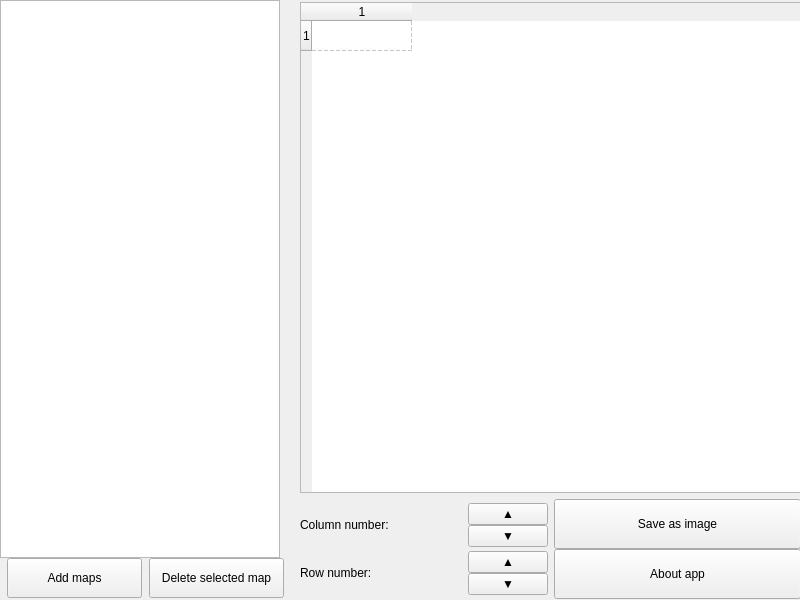
<?xml version="1.0" encoding="UTF-8"?>
<ui version="4.0">
 <class>mainWindow</class>
 <widget class="QWidget" name="mainWindow">
  <property name="geometry">
   <rect>
    <x>0</x>
    <y>0</y>
    <width>800</width>
    <height>600</height>
   </rect>
  </property>
  <property name="windowTitle">
   <string>Form</string>
  </property>
  <widget class="QWidget" name="verticalLayoutWidget">
   <property name="geometry">
    <rect>
     <x>0</x>
     <y>0</y>
     <width>291</width>
     <height>608</height>
    </rect>
   </property>
   <layout class="QVBoxLayout" name="mapListLayout">
    <property name="spacing">
     <number>0</number>
    </property>
    <property name="leftMargin">
     <number>0</number>
    </property>
    <property name="topMargin">
     <number>0</number>
    </property>
    <property name="rightMargin">
     <number>0</number>
    </property>
    <property name="bottomMargin">
     <number>10</number>
    </property>
    <item>
     <widget class="ImageListWidget" name="mapList">
      <property name="minimumSize">
       <size>
        <width>280</width>
        <height>520</height>
       </size>
      </property>
      <property name="maximumSize">
       <size>
        <width>280</width>
        <height>16777215</height>
       </size>
      </property>
      <property name="dragEnabled">
       <bool>true</bool>
      </property>
      <property name="dragDropOverwriteMode">
       <bool>false</bool>
      </property>
      <property name="dragDropMode">
       <enum>QAbstractItemView::DragOnly</enum>
      </property>
      <property name="defaultDropAction">
       <enum>Qt::CopyAction</enum>
      </property>
      <property name="selectionMode">
       <enum>QAbstractItemView::SingleSelection</enum>
      </property>
      <property name="iconSize">
       <size>
        <width>256</width>
        <height>256</height>
       </size>
      </property>
     </widget>
    </item>
    <item>
     <layout class="QHBoxLayout" name="mapListButtonLayout">
      <property name="spacing">
       <number>0</number>
      </property>
      <property name="sizeConstraint">
       <enum>QLayout::SetMinimumSize</enum>
      </property>
      <item>
       <widget class="QPushButton" name="addButton">
        <property name="minimumSize">
         <size>
          <width>135</width>
          <height>40</height>
         </size>
        </property>
        <property name="maximumSize">
         <size>
          <width>135</width>
          <height>16777215</height>
         </size>
        </property>
        <property name="text">
         <string>Add maps</string>
        </property>
       </widget>
      </item>
      <item>
       <widget class="QPushButton" name="deleteButton">
        <property name="minimumSize">
         <size>
          <width>135</width>
          <height>40</height>
         </size>
        </property>
        <property name="maximumSize">
         <size>
          <width>135</width>
          <height>16777215</height>
         </size>
        </property>
        <property name="text">
         <string>Delete selected map</string>
        </property>
       </widget>
      </item>
     </layout>
    </item>
   </layout>
  </widget>
  <widget class="QWidget" name="verticalLayoutWidget_2">
   <property name="geometry">
    <rect>
     <x>300</x>
     <y>0</y>
     <width>503</width>
     <height>601</height>
    </rect>
   </property>
   <layout class="QVBoxLayout" name="verticalLayout">
    <property name="sizeConstraint">
     <enum>QLayout::SetMaximumSize</enum>
    </property>
    <property name="topMargin">
     <number>2</number>
    </property>
    <property name="rightMargin">
     <number>2</number>
    </property>
    <property name="bottomMargin">
     <number>2</number>
    </property>
    <item>
     <widget class="ImageTableWidget" name="imageTemporaryTable">
      <property name="minimumSize">
       <size>
        <width>500</width>
        <height>0</height>
       </size>
      </property>
      <property name="maximumSize">
       <size>
        <width>16777215</width>
        <height>16777215</height>
       </size>
      </property>
      <property name="editTriggers">
       <set>QAbstractItemView::AnyKeyPressed</set>
      </property>
      <property name="dragDropMode">
       <enum>QAbstractItemView::InternalMove</enum>
      </property>
      <property name="defaultDropAction">
       <enum>Qt::TargetMoveAction</enum>
      </property>
      <property name="selectionMode">
       <enum>QAbstractItemView::SingleSelection</enum>
      </property>
      <property name="showGrid">
       <bool>true</bool>
      </property>
      <property name="gridStyle">
       <enum>Qt::DashLine</enum>
      </property>
      <property name="sortingEnabled">
       <bool>false</bool>
      </property>
      <property name="wordWrap">
       <bool>false</bool>
      </property>
      <property name="cornerButtonEnabled">
       <bool>true</bool>
      </property>
      <property name="rowCount">
       <number>1</number>
      </property>
      <property name="columnCount">
       <number>1</number>
      </property>
      <row/>
      <column/>
     </widget>
    </item>
    <item>
     <layout class="QHBoxLayout" name="menuLayout">
      <item>
       <layout class="QVBoxLayout" name="rowColumnLayout">
        <property name="spacing">
         <number>0</number>
        </property>
        <item>
         <layout class="QHBoxLayout" name="columnInputLayout">
          <item>
           <widget class="QLabel" name="columnLabel">
            <property name="minimumSize">
             <size>
              <width>100</width>
              <height>25</height>
             </size>
            </property>
            <property name="text">
             <string>Column number:</string>
            </property>
           </widget>
          </item>
          <item>
           <widget class="QLabel" name="columnNumber">
            <property name="text">
             <string/>
            </property>
           </widget>
          </item>
          <item>
           <layout class="QVBoxLayout" name="columnNumberChangeLayout">
            <property name="spacing">
             <number>0</number>
            </property>
            <item>
             <widget class="QPushButton" name="columnNumberIncrease">
              <property name="enabled">
               <bool>true</bool>
              </property>
              <property name="text">
               <string>▲</string>
              </property>
             </widget>
            </item>
            <item>
             <widget class="QPushButton" name="columnNumberDecrease">
              <property name="text">
               <string>▼</string>
              </property>
             </widget>
            </item>
           </layout>
          </item>
         </layout>
        </item>
        <item>
         <layout class="QHBoxLayout" name="rowInputLayout">
          <item>
           <widget class="QLabel" name="rowLabel">
            <property name="minimumSize">
             <size>
              <width>100</width>
              <height>25</height>
             </size>
            </property>
            <property name="text">
             <string>Row number:</string>
            </property>
           </widget>
          </item>
          <item>
           <widget class="QLabel" name="rowNumber">
            <property name="text">
             <string/>
            </property>
           </widget>
          </item>
          <item>
           <layout class="QVBoxLayout" name="rowNumberChangeLayout">
            <property name="spacing">
             <number>0</number>
            </property>
            <item>
             <widget class="QPushButton" name="rowNumberIncrease">
              <property name="enabled">
               <bool>true</bool>
              </property>
              <property name="text">
               <string>▲</string>
              </property>
             </widget>
            </item>
            <item>
             <widget class="QPushButton" name="rowNumberDecrease">
              <property name="text">
               <string>▼</string>
              </property>
             </widget>
            </item>
           </layout>
          </item>
         </layout>
        </item>
       </layout>
      </item>
      <item>
       <layout class="QVBoxLayout" name="saveInfoLayout">
        <property name="spacing">
         <number>0</number>
        </property>
        <item>
         <widget class="QPushButton" name="saveButton">
          <property name="minimumSize">
           <size>
            <width>100</width>
            <height>50</height>
           </size>
          </property>
          <property name="text">
           <string>Save as image</string>
          </property>
         </widget>
        </item>
        <item>
         <widget class="QPushButton" name="infoButton">
          <property name="minimumSize">
           <size>
            <width>100</width>
            <height>50</height>
           </size>
          </property>
          <property name="text">
           <string>About app</string>
          </property>
         </widget>
        </item>
       </layout>
      </item>
     </layout>
    </item>
   </layout>
  </widget>
 </widget>
 <customwidgets>
  <customwidget>
   <class>ImageListWidget</class>
   <extends>QListWidget</extends>
   <header>imagelistwidget.py</header>
  </customwidget>
  <customwidget>
   <class>ImageTableWidget</class>
   <extends>QTableWidget</extends>
   <header>imagetablewidget.py</header>
  </customwidget>
 </customwidgets>
 <resources/>
 <connections/>
</ui>
